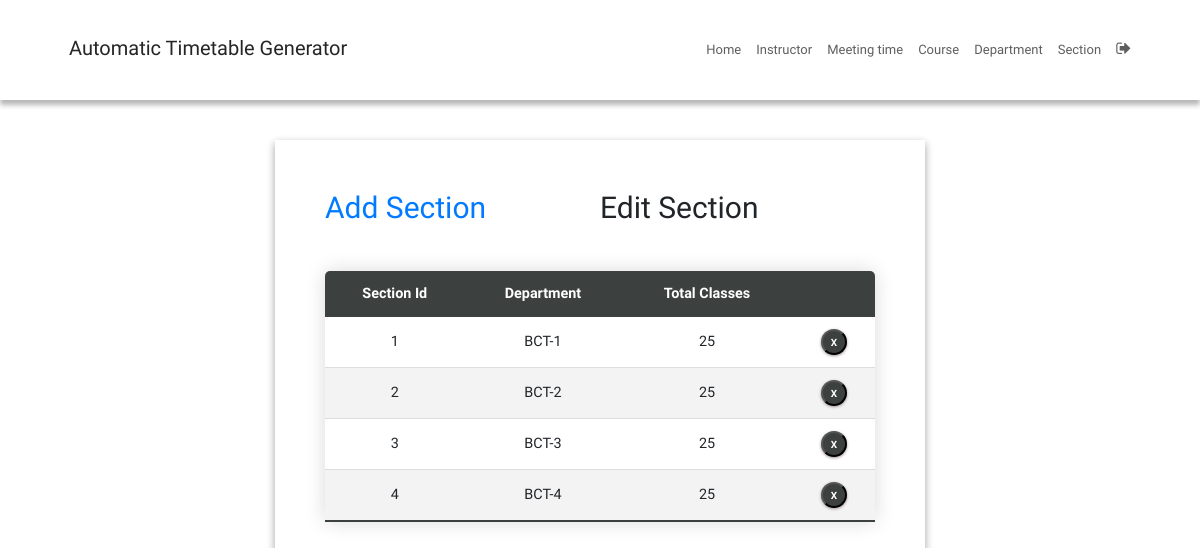
Before: /sectionEdit/ (signed in) with the older database file.
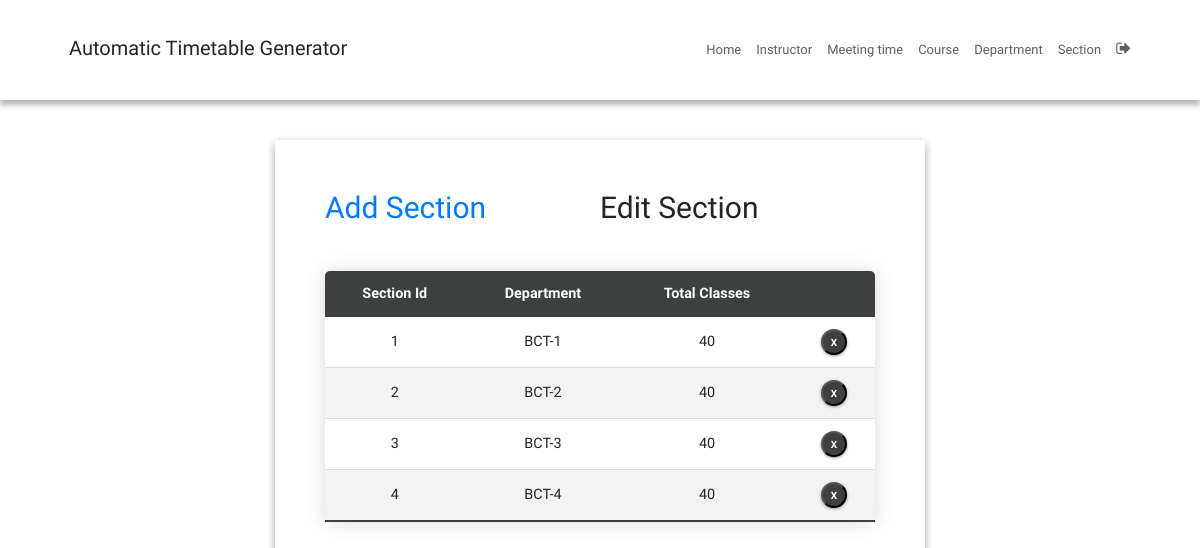
After: the same page with the newer database file.
### SchedulerApp/models.py (models this page shows, shortened)
class Section(models.Model):
    section_id = models.CharField(max_length=25, primary_key=True)
    department = models.ForeignKey(Department, on_delete=models.CASCADE)
    num_class_in_week = models.IntegerField(default=0)
    course = models.ForeignKey(Course,
                               on_delete=models.CASCADE,
                               blank=True,
                               null=True)
    meeting_time = models.ForeignKey(MeetingTime,
                                     on_delete=models.CASCADE,
                                     blank=True,
                                     null=True)
    instructor = models.ForeignKey(Instructor,
                                   on_delete=models.CASCADE,
                                   blank=True,
                                   null=True)

class Department(models.Model):
    dept_name = models.CharField(max_length=50)
    courses = models.ManyToManyField(Course)
    def __str__(self):
        return self.dept_name

### SchedulerApp/views.py (the view)
# urls.py: path('sectionEdit/', sectionEdit, name='sectionEdit'),
@login_required
def sectionEdit(request):
    context = {'sections': Section.objects.all()}
    return render(request, 'sectionEdit.html', context)

### SchedulerApp/templatetags/index.py (called while the page is built)
@register.tag
def active(parser, token):
    args = token.split_contents()
    template_tag = args[0]
    if len(args) < 2:
        raise (template.TemplateSyntaxError, f'{template_tag} tag requires at least one argument')
    return NavSelectedNode(args[1:])

    def render(self, context):
        path = context['request'].path
        for p in self.patterns:
            pValue = template.Variable(p).resolve(context)
            if path == pValue:
                return 'active'
        return ''

### templates/sectionEdit.html (shortened to what this page needs)
{% extends 'base.html' %}
{% block content %}
{% load static %}
<fieldset class="fieldset">
  <div class="tablink">
    <a href="{% url 'sectionAdd'%}">
      <h1 onclick="openPage('new')" id="defaultOpen">Add Section</h1>
    </a>
    <h1 onclick="openPage('edit')" id="link_to_edit">Edit Section</h1>
  </div>
  <div class="tabcontent" id="edit">
    <table class="editTable">
      <thead>
        <tr class="table-headers">
          <th>Section Id</th>
          <th>Department</th>
          <th>Total Classes</th>
          <th class="empty"></th>
        </tr>
      </thead>
      <tbody>
        {% for sec in sections %}
        <tr>
          <td>{{sec.section_id}}</td>
          <td>{{sec.department}}</td>
          <td>{{sec.num_class_in_week }}</td>
          <td class="empty">
            <form action="{% url 'deletesection' sec.section_id %}" method="post">
              <input type="submit" value="X" class="cross">
            </form>
          </td>
        </tr>
        {% endfor %}
      </tbody>
    </table>
  </div>
</fieldset>
{% endblock %}

Changed rows visible on the page:
changed Section "BCT-1": num_class_in_week "25" → "40"
changed Section "BCT-2": num_class_in_week "25" → "40"
changed Section "BCT-3": num_class_in_week "25" → "40"
changed Section "BCT-4": num_class_in_week "25" → "40"
